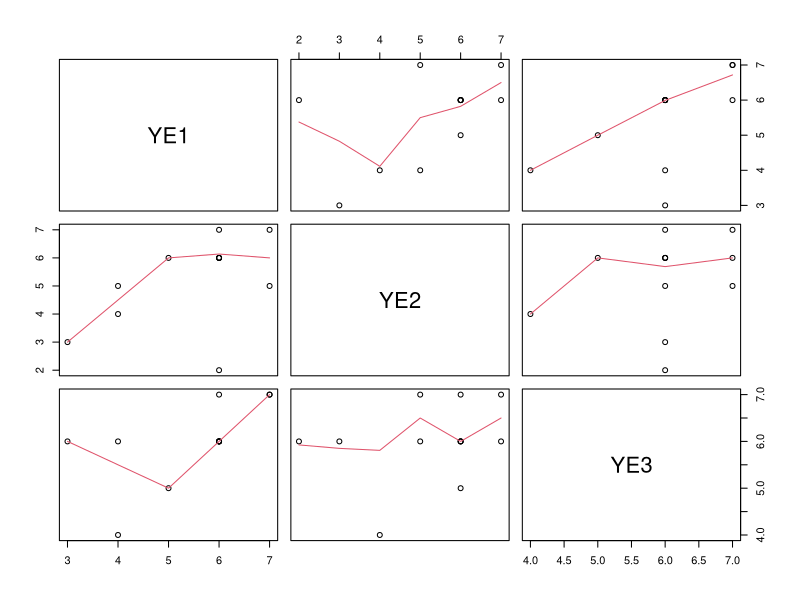

Reproduce this figure in R. (Note: this script raises an error after producing the figure.)
library(ggplot2)
library(plyr)
library(dplyr)
library(psych)


# ---------------- #
# RED:   "#F8766D" #
# *BLUE: "#01BFC4" #
# GREEN: "#00ba38" #
# BLUE:  "#619cff" #
# ---------------- #


### Set File Path for Window Environment
setwd('C:/Users/LeeSooHwan/Desktop/github/byteeVisualization')
### Set File Path for Mac Environment
setwd("/Users/Soohwan/Desktop/github/byteeVisualization")


### Reliability Analysis & Factor Analysis
# YE
YE <- read.csv(file = "./data/userEvaluation/revisedData/cronbach/systemEvaluation/YE.csv", header=T, fileEncoding="UTF-8-BOM")
pairs(YE, panel=panel.smooth)
cronbach(YE) # Cronbach Aplha
alpha(YE) # Cronbach Aplha
KMO(YE) # KMO

# VI
VI <- read.csv(file = "./data/userEvaluation/revisedData/cronbach/systemEvaluation/VI.csv", header=T, fileEncoding="UTF-8-BOM")
pairs(VI, panel=panel.smooth)
cronbach(VI) # Cronbach Aplha
alpha(VI) # Cronbach Aplha
KMO(VI) # KMO

# SE
SE <- read.csv(file = "./data/userEvaluation/revisedData/cronbach/systemEvaluation/SE.csv", header=T, fileEncoding="UTF-8-BOM")
pairs(SE, panel=panel.smooth)
cronbach(SE) # Cronbach Aplha
alpha(SE) # Cronbach Aplha
KMO(SE) # KMO


### Load Data
# Load
systemEvaluationAverage <- read.csv(file = "./data/userEvaluation/revisedData/systemEvaluationAverage.csv", header=T, fileEncoding="UTF-8-BOM")

# set Factors
systemEvaluationAverage$measure <- as.factor(systemEvaluationAverage$measure)
systemEvaluationAverage$score <- as.numeric(systemEvaluationAverage$score)


### Box Plot Preparation
# Start Y axis from n
require(scales)
my_trans <- function(from=0) 
{
  trans <- function(x) x-from
  inv <- function(x) x+from
  trans_new("myscale", trans, inv, 
            domain = c(from, Inf))
}

# Elicit each measure from main dataframe
systemEvaluationAverageYE <- subset(systemEvaluationAverage, measure == 'YE')
systemEvaluationAverageVI <- subset(systemEvaluationAverage, measure == 'VI')
systemEvaluationAverageSE <- subset(systemEvaluationAverage, measure == 'SE')

# Normality Test
shapiro.test(systemEvaluationAverageYE$score)
shapiro.test(systemEvaluationAverageVI$score)
shapiro.test(systemEvaluationAverageSE$score)


### Drawing Box Plot
# Draw Box Plot for System Evaluation
systemEvaluationAverage$score <- as.numeric(systemEvaluationAverage$score)
systemEvaluationAverage$measure <- factor(systemEvaluationAverage$measure, level = c("YE", "VI", "SE"))

measureLabel <- c("Yoga Satisfaction","Visual Imagery", "System Satisfaction") # Label should be revised!!!

systemEvaluationAveragePlot <- ggplot(systemEvaluationAverage, aes(x=measure, y=score, fill = measure)) + 
  geom_boxplot(alpha=0.4, outlier.color = 'black',outlier.shape = 2) + 
  scale_x_discrete(labels=measureLabel) +
  scale_y_continuous(trans = my_trans( from=1),breaks = c(1,2,3,4,5,6,7)) + 
  coord_cartesian(ylim = c(1, 7)) +
  geom_point(aes(colour = measure), position=position_jitterdodge(), show.legend = F) +
  labs(title="System Evaluation", x="Evaluation Criteria", y = "Score") + 
  theme(plot.title = element_text(hjust = 0.5), text=element_text(size=15),legend.position = "")
systemEvaluationAveragePlot

